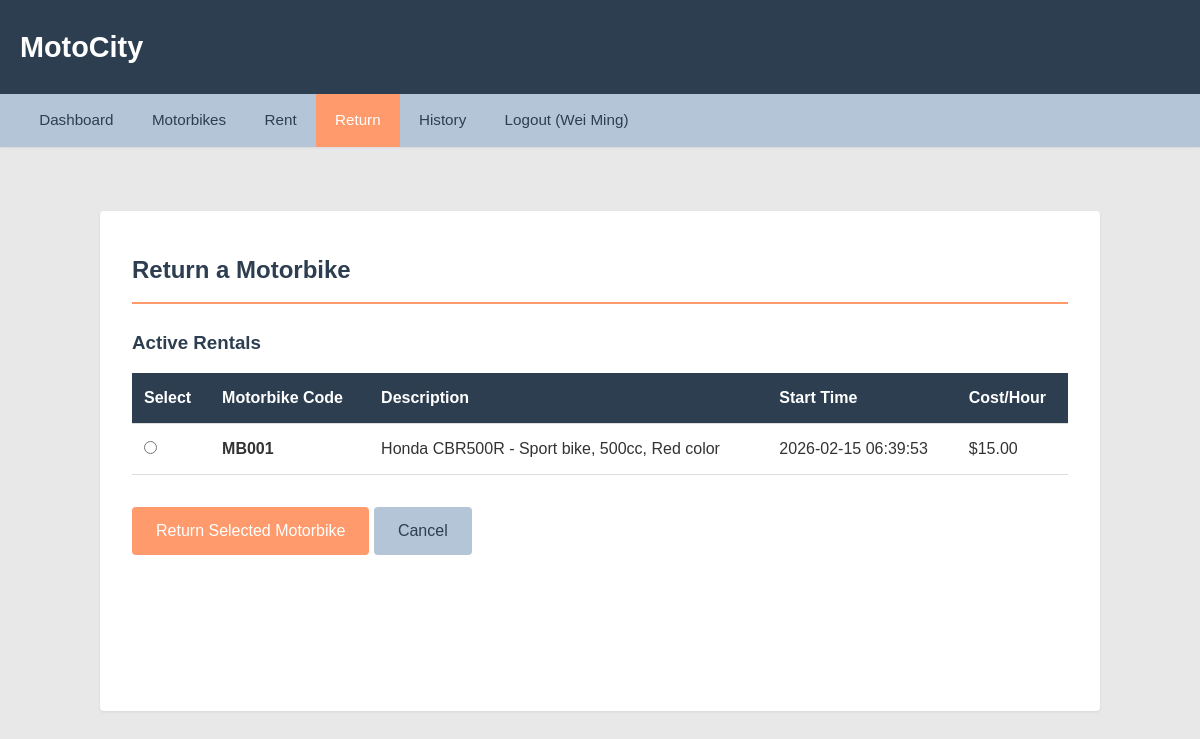
Screenshot of /return.php (signed in) with the database file from the repository.
### tables this page shows
CREATE TABLE `rentals` (
  `rentalId` int(11) NOT NULL AUTO_INCREMENT,
  `userId` int(11) NOT NULL,
  `motorbikeCode` varchar(50) NOT NULL,
  `startDateTime` datetime NOT NULL,
  `endDateTime` datetime DEFAULT NULL,
  `costPerHourAtStart` decimal(10,2) NOT NULL,
  `status` enum('ACTIVE','COMPLETED') NOT NULL DEFAULT 'ACTIVE',
  `created_at` timestamp NOT NULL DEFAULT current_timestamp(),
  PRIMARY KEY (`rentalId`),
  KEY `idx_user` (`userId`),
  KEY `idx_motorbike` (`motorbikeCode`),
  KEY `idx_status` (`status`),
  KEY `idx_start_date` (`startDateTime`),
  CONSTRAINT `rentals_ibfk_1` FOREIGN KEY (`userId`) REFERENCES `users` (`id`) ON DELETE CASCADE,
  CONSTRAINT `rentals_ibfk_2` FOREIGN KEY (`motorbikeCode`) REFERENCES `motorbikes` (`code`) ON DELETE CASCADE
);

CREATE TABLE `motorbikes` (
  `code` varchar(50) NOT NULL,
  `rentingLocation` varchar(200) NOT NULL,
  `description` text NOT NULL,
  `costPerHour` decimal(10,2) NOT NULL CHECK (`costPerHour` > 0),
  `created_at` timestamp NOT NULL DEFAULT current_timestamp(),
  PRIMARY KEY (`code`),
  KEY `idx_location` (`rentingLocation`)
);

### classes/Database.php (called while the page is built, shortened)
<?php
class Database {
    private static $instance = null;
    private $conn;
    private function __construct() {
        $servername = "localhost";
        $username = "root";
        $password = "";
        $dbname = "motocity";
        $this->conn = new mysqli($servername, $username, $password, $dbname);
    }
    public static function getInstance() {
        if (self::$instance === null) {
            self::$instance = new Database();
        }
        return self::$instance;
    }
    public function getConnection() {
        return $this->conn;
    }
}
?>

### classes/Auth.php (called while the page is built, shortened)
<?php
class Auth {
    public static function getCurrentUserId() {
        return $_SESSION['user_id'] ?? null;
    }
}
?>

### classes/Rental.php (called while the page is built, shortened)
<?php
class Rental {
    private $conn;
    public function __construct() {
        $this->conn = Database::getInstance()->getConnection();
    }
    public function getActiveRentalsByUser($userId) {
        $stmt = $this->conn->prepare("SELECT r.*, m.description, m.rentingLocation
                                       FROM rentals r
                                       INNER JOIN motorbikes m ON r.motorbikeCode = m.code
                                       WHERE r.userId = ? AND r.status = 'ACTIVE'
                                       ORDER BY r.startDateTime DESC");
        $stmt->bind_param("i", $userId);
        $stmt->execute();
        $result = $stmt->get_result();
        return $result->fetch_all(MYSQLI_ASSOC);
    }
}
?>

### return.php (the view, shortened to what this page needs)
<?php
require_once 'classes/Database.php';
require_once 'classes/Auth.php';
require_once 'classes/Rental.php';
$isAdmin = Auth::isAdmin();
$success = '';
$rental = new Rental();
if ($isAdmin) {
    $activeRentals = $rental->getAllActiveRentals();
} else {
    $activeRentals = $rental->getActiveRentalsByUser(Auth::getCurrentUserId());
}
?>
<!DOCTYPE html>
<html lang="en">
<head>
    <link rel="stylesheet" href="assets/css/style.css">
</head>
<body>
    <?php include 'includes/header.php'; ?>
    <?php include 'includes/nav.php'; ?>
    <main class="container">
        <h2>Return a Motorbike</h2>
        <?php if ($success): ?>
            <div class="message success">
                <?php echo $success; ?>
            </div>
            <div class="mt-2">
                <a href="return.php" class="btn">Return Another</a>
                <a href="dashboard.php" class="btn btn-secondary">Back to Dashboard</a>
            </div>
        <?php else: ?>
            <?php if (empty($activeRentals)): ?>
                <div class="message info">
                    No active rentals to return.
                </div>
            <?php else: ?>
                <h3>Active Rentals</h3>
                <form method="POST" action="return.php">
                    <table>
                        <thead>
                            <tr>
                                <th>Select</th>
                                <th>Motorbike Code</th>
                                <th>Description</th>
                                <th>Start Time</th>
                                <th>Cost/Hour</th>
                            </tr>
                        </thead>
                        <tbody>
                            <?php foreach ($activeRentals as $r): ?>
                                <tr>
                                    <td>
                                        <input type="radio" name="rental_id" value="<?php echo $r['rentalId']; ?>" required>
                                    </td>
                                    <td><strong><?php echo htmlspecialchars($r['motorbikeCode']); ?></strong></td>
                                    <td><?php echo htmlspecialchars($r['description']); ?></td>
                                    <td><?php echo $r['startDateTime']; ?></td>
                                    <td>$<?php echo number_format($r['costPerHourAtStart'], 2); ?></td>
                                </tr>
                            <?php endforeach; ?>
                        </tbody>
                    </table>
                    <div class="form-group mt-2">
                        <button type="submit" class="btn">Return Selected Motorbike</button>
                        <a href="dashboard.php" class="btn btn-secondary">Cancel</a>
                    </div>
                </form>
            <?php endif; ?>
        <?php endif; ?>
    </main>
</body>
</html>

### assets/css/style.css (style rules this page uses)
:root { --color-light: #E8E8E8; --color-secondary: #B4C5D8; --color-primary: #2C3E50; --color-accent: #FF9A6C; --color-text: #333; --color-white: #ffffff; }
* { margin: 0; padding: 0; box-sizing: border-box; }
body { font-family: Arial, sans-serif; line-height: 1.6; color: var(--color-text); background-color: var(--color-light); }
.container { max-width: 1200px; margin: 0 auto; padding: 0px 20px; }
main { background-color: var(--color-white); margin: 4rem auto 3rem auto; padding: 2rem; border-radius: 4px; box-shadow: 0 1px 3px rgba(0,0,0,0.08); min-height: 500px; }
h2 { color: var(--color-primary); margin-bottom: 1.5rem; border-bottom: 2px solid var(--color-accent); padding-bottom: 0.75rem; font-weight: 600; }
h3 { color: var(--color-primary); margin-top: 1.5rem; margin-bottom: 1rem; font-weight: 600; }
.form-group { margin-bottom: 1.5rem; }
.btn { display: inline-block; padding: 0.75rem 1.5rem; background-color: var(--color-accent); color: var(--color-white); border: none; border-radius: 4px; cursor: pointer; text-decoration: none; font-size: 1rem; font-weight: 500; line-height: 1.5; box-sizing: border-box; }
.btn-secondary { background-color: var(--color-secondary); color: var(--color-primary); padding: 0.75rem 1.5rem; line-height: 1.5; }
table { width: 100%; border-collapse: collapse; margin-top: 1rem; }
table th, table td { padding: 0.75rem; text-align: left; border-bottom: 1px solid #ddd; }
table th { background-color: var(--color-primary); color: var(--color-white); font-weight: bold; }
.mt-2 { margin-top: 2rem; }

### return.php (style rules this page uses)
main.container { max-width: 1000px; padding: 2.5rem 2rem; margin-top: 4rem; }

### rows the page displays
rentals: motorbikeCode "MB001", motorbikeCode.description "Honda CBR500R - Sport bike, 500cc, Red color", startDateTime "2026-02-15 06:39:53", costPerHourAtStart "15.00"

### other values shown
Auth::getCurrentUserName() "Wei Ming"
